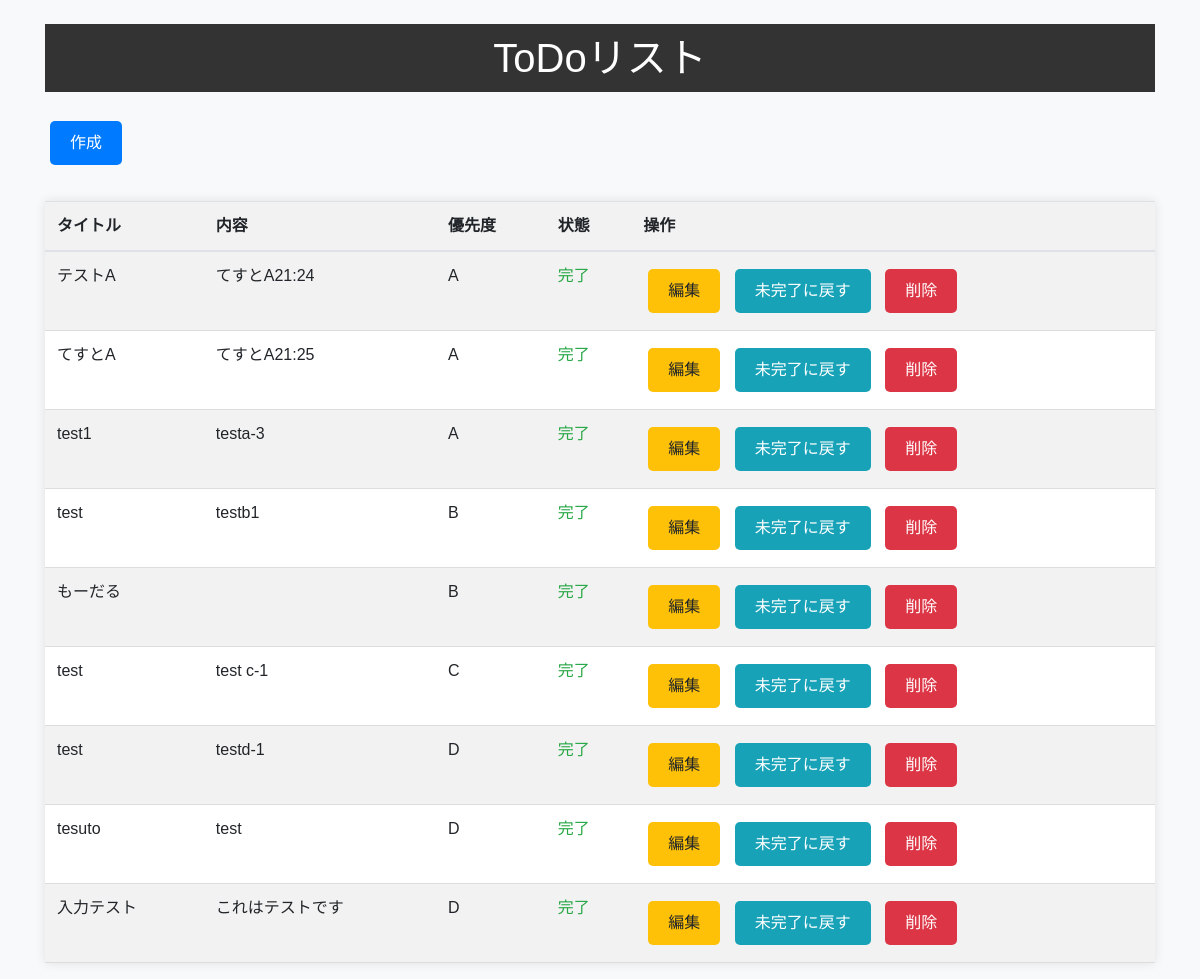
Screenshot of /todos/ (signed in) with the database file from the repository.
### list/models.py (models this page shows, shortened)
class TodoItem(models.Model):
    PRIORITY_CHOICES = [
        ("A", "A"),
        ("B", "B"),
        ("C", "C"),
        ("D", "D"),
    ]
    title = models.CharField(max_length=200)
    description = models.TextField(blank=True)
    priority = models.CharField(max_length=1, choices=PRIORITY_CHOICES, default="C")
    completed = models.BooleanField(default=False)
    created_at = models.DateTimeField(auto_now_add=True)
    updated_at = models.DateTimeField(auto_now=True)

### list/views.py (the view)
# urls.py: path("", todo_list, name="todo_list"),
@login_required
def todo_list(request):
    if request.method == "POST":
        form = TodoItemForm(request.POST)
        if form.is_valid():
            form.save()
            return redirect("todo_list")
    else:
        form = TodoItemForm()
    todo_items = TodoItem.objects.all().order_by("priority", "created_at")
    edit_forms = {item.pk: TodoItemForm(instance=item) for item in todo_items}
    context = {"todo_items": todo_items, "form": form, "edit_forms": edit_forms}
    return render(request, "list/todo_list.html", context)

### templates/list/todo_list.html (shortened to what this page needs)
<!DOCTYPE html>
<html lang="ja">
<head>
    {% load static %}
    <link rel="stylesheet" href="https://stackpath.bootstrapcdn.com/bootstrap/4.5.2/css/bootstrap.min.css">
    <link rel="stylesheet" href="{% static 'styles.css' %}">
</head>
<body>
    <div class="container">
        <h1 class="my-4">ToDoリスト</h1>
        <button id="openModal" class="btn btn-primary mb-3" data-toggle="modal" data-target="#createModal">作成</button>
        <table class="table table-striped">
            <thead>
                <tr>
                    <th>タイトル</th>
                    <th>内容</th>
                    <th>優先度</th>
                    <th>状態</th>
                    <th>操作</th>
                </tr>
            </thead>
            <tbody>
                {% for item in todo_items %}
                <tr class="{% if item.completed %}completed{% endif %}">
                    <td>{{ item.title }}</td>
                    <td>{{ item.description }}</td>
                    <td>{{ item.priority }}</td>
                    <td>
                        {% if item.completed %}
                        <span class="text-success">完了</span>
                        {% else %}
                        <span class="text-danger">未完了</span>
                        {% endif %}
                    </td>
                    <td>
                        <a href="{% url 'edit_todo_item' item.pk %}" class="btn btn-warning btn-sm">編集</a>
                        {% if item.completed %}
                        <a href="{% url 'incomplete_todo_item' item.pk %}" class="btn btn-info btn-sm">未完了に戻す</a>
                        {% else %}
                        <a href="{% url 'complete_todo_item' item.pk %}" class="btn btn-success btn-sm">完了</a>
                        {% endif %}
                        <a href="{% url 'delete_todo_item' item.pk %}" class="btn btn-danger btn-sm">削除</a>
                    </td>
                </tr>
                {% endfor %}
            </tbody>
        </table>
    </div>
</body>
</html>

### static/styles.css (style rules this page uses)
body { font-family: Arial, sans-serif; background-color: #f8f9fa; margin: 0; padding: 0; }
h1 { background-color: #333; color: #fff; padding: 10px; text-align: center; }
table { width: 80%; margin: 20px auto; border-collapse: collapse; background-color: #fff; box-shadow: 0 0 10px rgba(0, 0, 0, 0.1); }
th, td { padding: 15px; text-align: left; border-bottom: 1px solid #ddd; }
th { background-color: #f2f2f2; }
a { text-decoration: none; color: #333; background-color: #ddd; padding: 5px 10px; border-radius: 5px; }
button, .btn { padding: 10px 20px; margin: 5px; border: none; border-radius: 5px; cursor: pointer; font-size: 16px; transition: background-color 0.3s, opacity 0.3s; }
.btn-primary { background-color: #007bff; border-color: #007bff; }

### rows the page displays
TodoItem: title "テストA", description "てすとA21:24", priority "A", completed "完了"
TodoItem: title "てすとA", description "てすとA21:25", priority "A", completed "完了"
TodoItem: title "test1", description "testa-3", priority "A", completed "完了"
TodoItem: title "test", description "testb1", priority "B", completed "完了"
TodoItem: title "もーだる", priority "B", completed "完了"
TodoItem: title "test", description "test c-1", priority "C", completed "完了"
TodoItem: title "test", description "testd-1", priority "D", completed "完了"
TodoItem: title "tesuto", description "test", priority "D", completed "完了"
TodoItem: title "入力テスト", description "これはテストです", priority "D", completed "完了"
